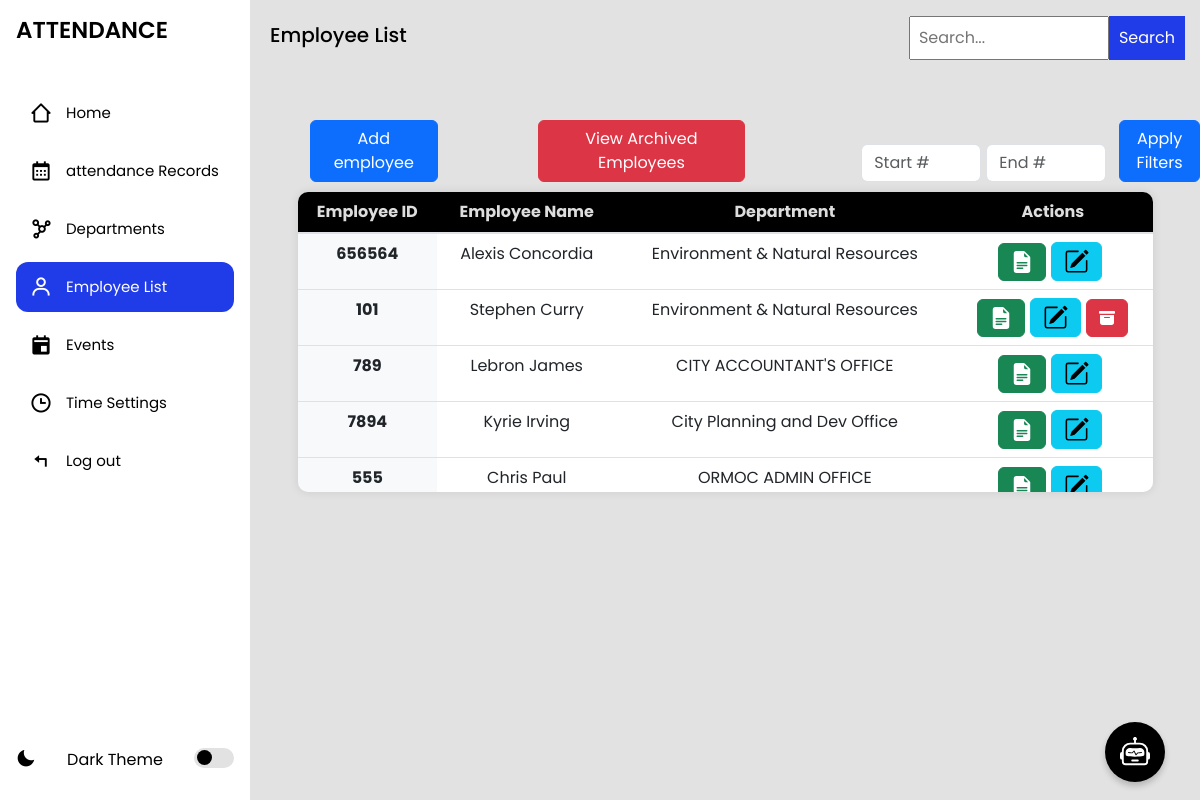
The app's page /employeelist/ (signed in), older data.
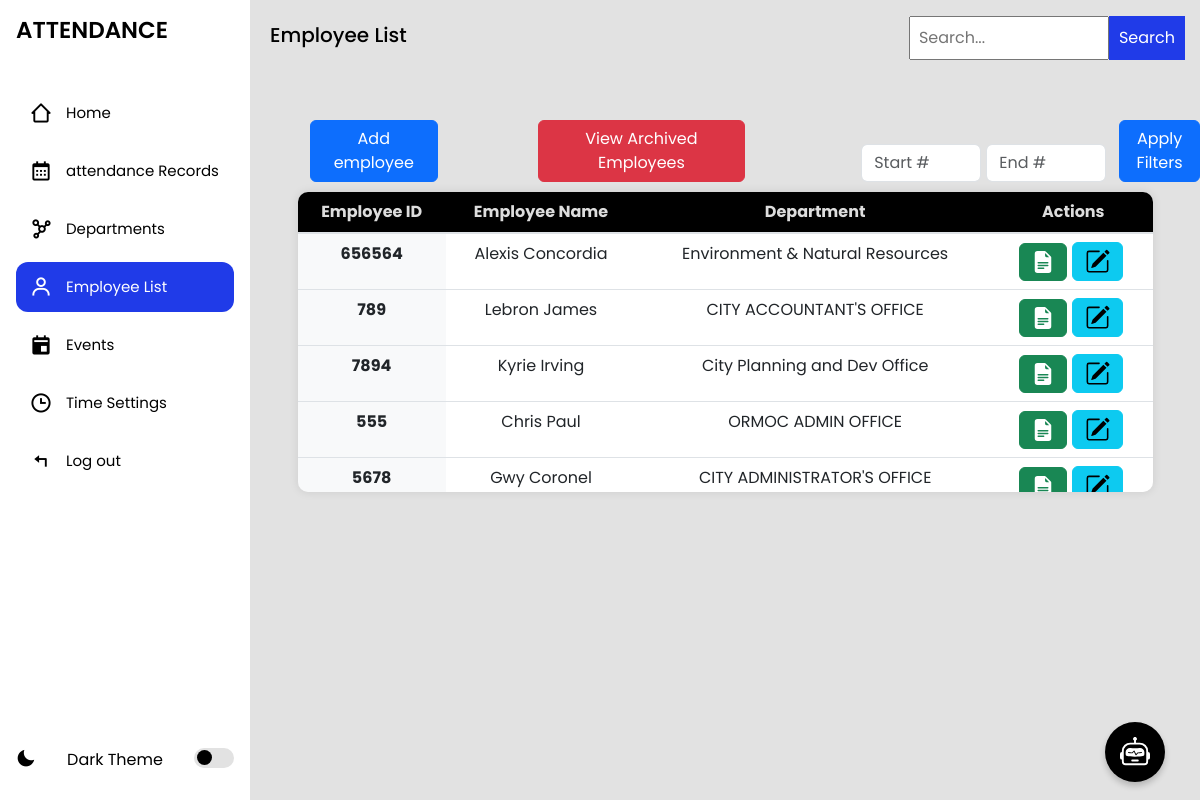
The same page, newer data.
### myapp/models.py (models this page shows)
class Employee(models.Model):
    employee_id = models.CharField(max_length=100, unique=True)
    first_name = models.CharField(max_length=120)
    last_name = models.CharField(max_length=120)
    username = models.CharField(max_length=100, unique=True, default='defaultuser')
    archived = models.BooleanField(default=False)
    password = models.CharField(max_length=128, default='defaultpassword')
    department_name = models.ForeignKey(Department, on_delete=models.CASCADE, related_name='employees')
    updated = models.DateTimeField(auto_now=True)
    created = models.DateTimeField(auto_now_add=True)
    def __str__(self):
        return f"{self.first_name} {self.last_name} ({self.employee_id})"
    class Meta:
        ordering = ['-updated', '-created']

class Department(models.Model):
    name = models.CharField(max_length=100, unique=True)
    def __str__(self):
        return self.name

### myapp/views.py (the view, shortened to what this page needs)
# urls.py: path('employeelist/', views.employeelist, name='employeelist'),
@login_required
def employeelist(request):
    search_query = request.GET.get('search', '')
    if search_query:
        employees = Employee.objects.filter(
            Q(archived=False),
            Q(employee_id__icontains=search_query) |
            Q(first_name__icontains=search_query) |
            Q(last_name__icontains=search_query) |
            Q(department_name__name__icontains=search_query)
        )
    else:
        employees = Employee.objects.filter(archived=False)
    employees_with_absences = []
    for employee in employees:
        if check_three_consecutive_absences(employee.employee_id):
            employees_with_absences.append(employee.id)  # Add employee ID to the lis
            update_badge_count()
            log_action(
                request.user,
                CHANGE,
                employee,
                f'Employee "{employee.first_name} {employee.last_name}" has three consecutive absences.'
            )
    departments = Department.objects.all()  # Fetch departments here
    context = {
        "employees": employees,
        "departments": departments,
        "employees_with_absences": employees_with_absences,  # Pass the list of IDs
    }
    return render(request, 'employeelist.html', context)

### myapp/views.py (called while the page is built)
def log_action(user, action_flag, obj, change_message):
    LogEntry.objects.log_action(
        user_id=user.id,
        content_type_id=ContentType.objects.get_for_model(obj).id,
        object_id=obj.id,
        object_repr=str(obj),
        action_flag=action_flag,
        change_message=change_message
    )

def update_badge_count():
    global badgecount
    badgecount += 1  # Increment badge count

### myapp/templates/employeelist.html (shortened to what this page needs)
{% extends 'index.html' %}
{% block content %}
<section class="home">
    <div class="navs d-flex align-items-center justify-content-between">
    <p>Employee List</p>
<form method="GET" action="{% url 'employeelist' %}" class="search-parent">
  <input type="search" name="search" placeholder="Search..." class="search" value="{{ request.GET.search }}" />
  <button type="submit">Search</button>
</form>
</div>
<div class="topButtons">
    <div style="display: flex; align-items: end; justify-content: start;margin-left: 60px;" >
                <button type="button" class="btn btn-primary"
                data-bs-toggle="modal" data-bs-target="#signupModal">
                Add employee
                </button>
</div>
<a href="{% url 'archived_employees' %}" class="btn btn-danger">View Archived Employees</a>
        <form id="filterRangeForm" class="ms-3" >
            <input type="number" min="1" id="startNumber" class="form-control d-inline-block" placeholder="Start #" style="width: 120px;" />
            <input type="number" min="1" id="endNumber" class="form-control d-inline-block" placeholder="End #" style="width: 120px;" />
            <button type="button" id="applyFilters" class="btn btn-primary ms-2">Apply Filters</button>
        </form>
</div>
<div class="table-container">
    <table class="table">
        <thead>
            <tr>
                <th scope="col">Employee ID</th>
                <th scope="col">Employee Name</th>
                <th scope="col">Department</th>
                <th scope="col">Actions</th>
            </tr>
        </thead>
        <tbody>
            {% for employee in employees %}
            <tr class="employeeListRow"  data-status="{{ employee.status|default:'all' }}">
                <th scope="row">{{ employee.employee_id }}</th>
                <td>{{ employee.first_name }} {{ employee.last_name }}</td>
                <td>{{ employee.department_name }}</td>
                <td>
                    <div class="btn-group" style="display: flex; flex-direction: row; align-items: center; gap: 5px; justify-content:center;">
                        <a  href="{% url 'view_employee' employee.employee_id %}">
                        <button class="btn btn-success" >
                            </button>
                        </a>
                        <a  data-bs-toggle="modal" data-bs-target="#editEmployeeModal{{ employee.id }}" role="button">
                            <button class="btn btn-info">
                        </button>
                        </a>
                        <form action="{% url 'archive_employee' employee.id %}" method="POST" class="employee-form">
                            {% if employee.id in employees_with_absences %}
                                <button class="btn btn-danger archive-button" type="button" data-bs-toggle="modal" data-bs-target="#deleteModal-{{ employee.id }}">
                                </button>
                            {% endif %}
                        </form>
                    </div>
                </td>
            </tr>
            {% empty %}
            <tr>
                <td colspan="6">Employee doesnt exist</td>
            </tr>
            {% endfor %}
        </tbody>
    </table>
</div>
</section>
{% endblock %}

Row changes from the older to the newer data that the page shows:
no longer on this page (row edited): Employee: employee_id "101", first_name "Stephen", last_name "Curry", department_name "Environment & Natural Resources"
now on this page (row unchanged): Employee: employee_id "5678", first_name "Gwy", last_name "Coronel", department_name "CITY ADMINISTRATOR'S OFFICE"
